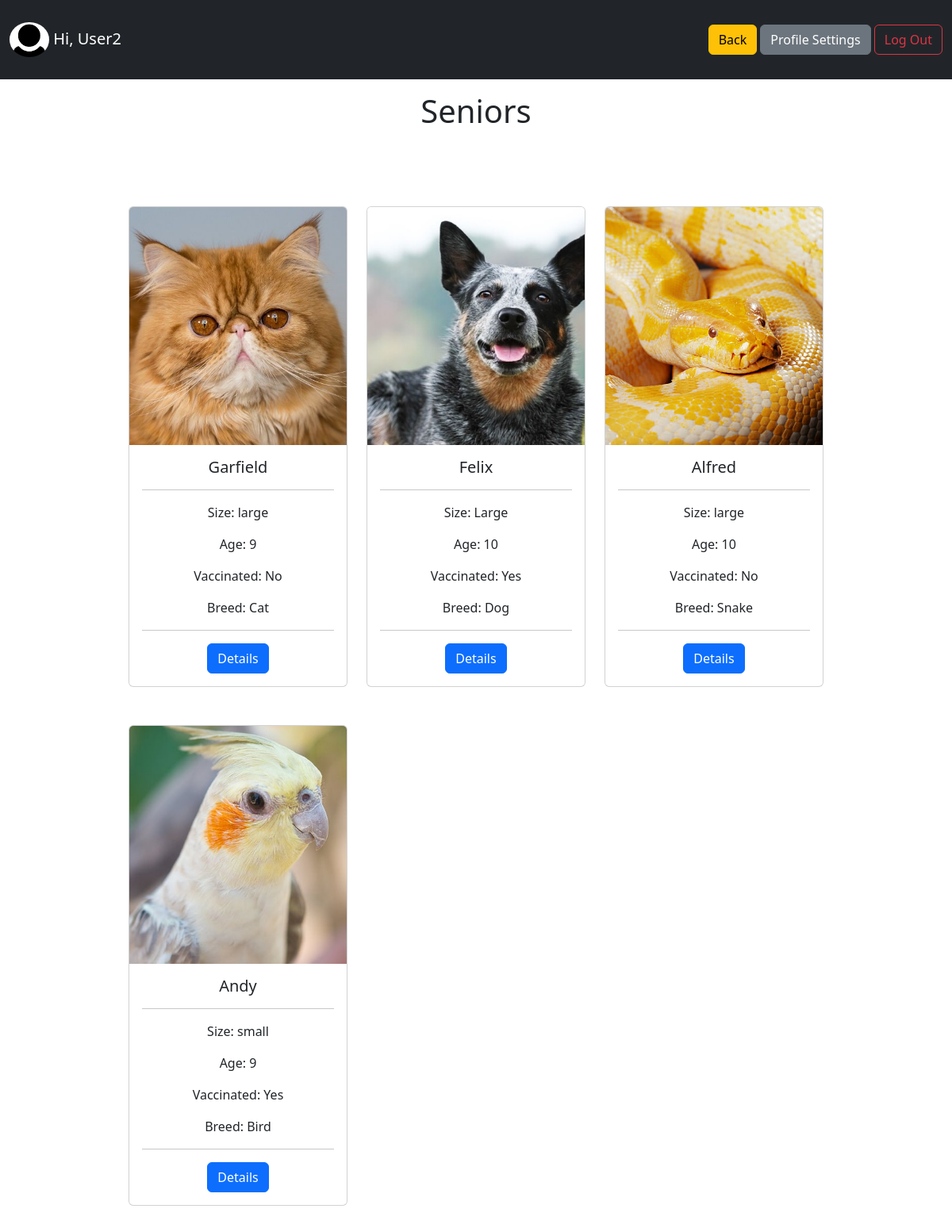
/pets/senior.php (signed in), run on the app's committed database.
### tables this page shows
CREATE TABLE `users` (
  `id` int(11) NOT NULL,
  `first_name` varchar(255) NOT NULL,
  `last_name` varchar(255) NOT NULL,
  `password` varchar(255) NOT NULL,
  `email` varchar(255) NOT NULL,
  `phone_number` varchar(255) NOT NULL,
  `address` varchar(255) NOT NULL,
  `picture` varchar(255) DEFAULT NULL,
  `status` varchar(10) NOT NULL DEFAULT 'user'
);

CREATE TABLE `pets` (
  `id` int(11) NOT NULL,
  `name` varchar(50) NOT NULL,
  `location` varchar(30) NOT NULL,
  `description` varchar(255) NOT NULL,
  `size` varchar(20) NOT NULL,
  `age` int(11) NOT NULL,
  `vaccinated` varchar(5) NOT NULL,
  `breed` varchar(50) NOT NULL,
  `picture` varchar(255) DEFAULT NULL
);

### pets/senior.php (the view, shortened to what this page needs)
<?php
require_once '../components/db_connect.php';
$pets_query = "SELECT * FROM pets WHERE age > 8";
$pets_result = mysqli_query($connect, $pets_query);
$cardbody = '';
if (mysqli_num_rows($pets_result)  > 0) {
    while ($row = mysqli_fetch_array($pets_result, MYSQLI_ASSOC)) {
        $cardbody .= "<div class = 'col d-flex justify-content-center mt-5'><div class='card' style='width: 22rem;'>
        <img src='../pictures/" . $row['picture'] . "' class='card-img-top' style='height: 300px; object-fit: cover;' alt='" . $row['name'] . "'>
        <div class='card-body'>
          <h5 class='card-title mb-3'>" . $row['name'] . "</h5>
          <hr>
          <p class='card-text'>Size: " . $row['size'] . "</p>
          <p class='card-text'>Age: " . $row['age'] . "</p>
          <p class='card-text'>Vaccinated: " . $row['vaccinated'] . "</p>
          <p class='card-text'>Breed: " . $row['breed'] . "</p>
          <hr>
          <a href='./details.php?petId=". $row['id']. "' class='btn btn-primary'>Details</a>
        </div>
      </div></div>";
    };
}
else{
    $cardbody = "No pets available";
}
$query = "SELECT * FROM users WHERE id={$_SESSION['user']}";
$result = mysqli_query($connect, $query);
$row = mysqli_fetch_assoc($result);
$fname = $row['first_name'];
$pic = $row['picture'];
?>
<!DOCTYPE html>
<html lang="en">
<head>
    <?php require_once '../components/boot.php' ?>
</head>
<body>
    <nav class="navbar navbar-expand-lg navbar-dark bg-dark" style="height: 100px;">
        <div class="container-fluid">
            <a class="navbar-brand" href="#">
                <img src="../pictures/<?= $pic ?>" alt=" avatar" class="rounded-circle img-fluid" style="width: 50px;">
                Hi, <?= $fname ?>
            </a>
            <div class="navbar-nav">
                <a class=" btn btn-warning ms-1" href="../home.php">Back</a>
                <a class=" btn btn-secondary ms-1" href="../update.php?id=<?= $_SESSION['user'] ?>">Profile Settings</a>
                <a class="btn btn-outline-danger ms-1" href="../logout.php?logout">Log Out</a>
            </div>
        </div>
    </nav>
    <div class="manageProduct w-75 mt-3">
        <h1 class="text-center">Seniors</h1>
        <div class="container text-center mt-5 mb-5">
            <div class = "row row-cols-1 row-cols-md-2 row-cols-lg-3 mt-4">
            <?= $cardbody; ?>
            </div>
        </div>
    </div>
</body>
</html>

### pets/senior.php (style rules this page uses)
.manageProduct { margin: auto; }

### data on the page
users: picture (picture), first_name "User2"
pets: picture (picture), name "Garfield", size "large", age "9", vaccinated "No", breed "Cat"
pets: picture (picture), name "Felix", size "Large", age "10", vaccinated "Yes", breed "Dog"
pets: picture (picture), name "Alfred", size "large", age "10", vaccinated "No", breed "Snake"
pets: picture (picture), name "Andy", size "small", age "9", vaccinated "Yes", breed "Bird"
